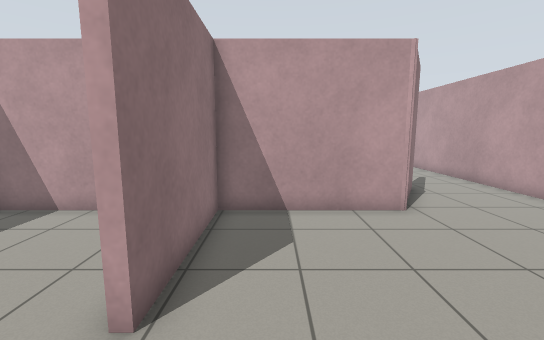
[1] (above)

17 first-person views from a walk through a robot-simulator world made for Gazebo. The camera is 1.2 m above the floor, tilts 8° down and sees 90° across. The floor is counted in squares, 0.5 m on a side. Each view is taken from the middle of a square. On the plan, view 1 faces up. The plan holds only what a view shows up to about 17 squares ahead; the rest is blank.

[2]
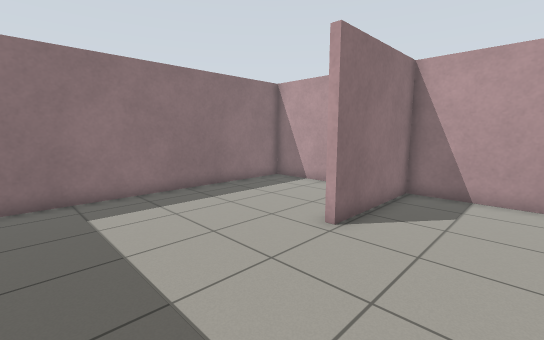

[3]
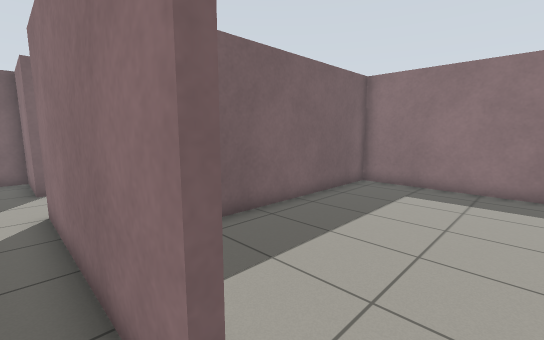

[4]
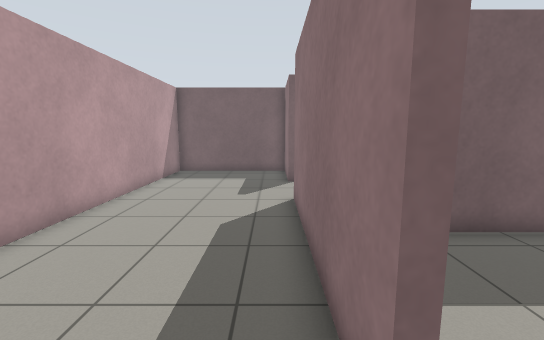

[5]
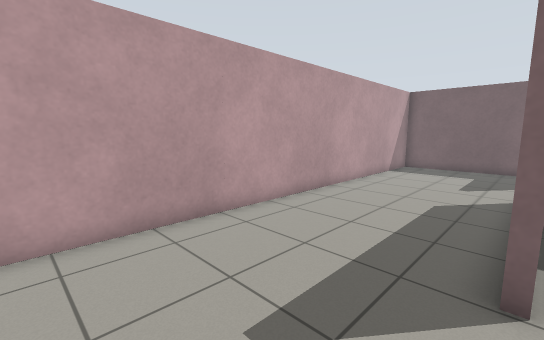

[6]
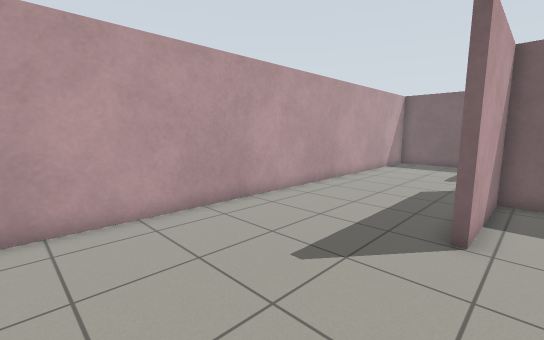

[7]
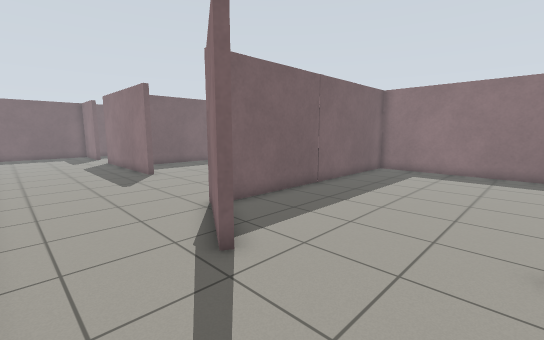

[8]
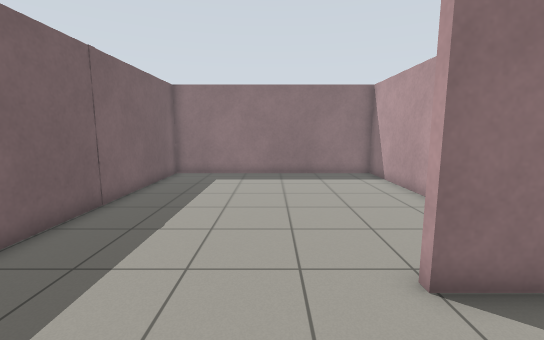

[9]
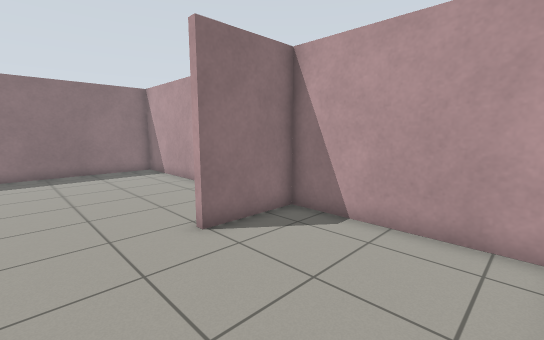

[10]
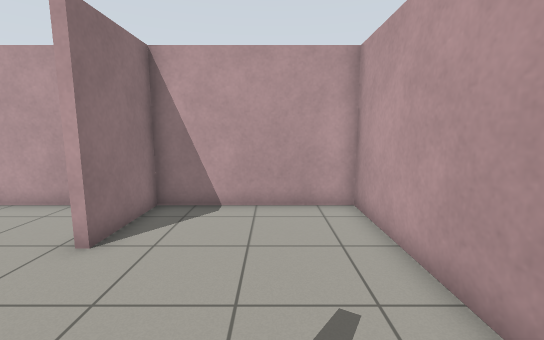

[11]
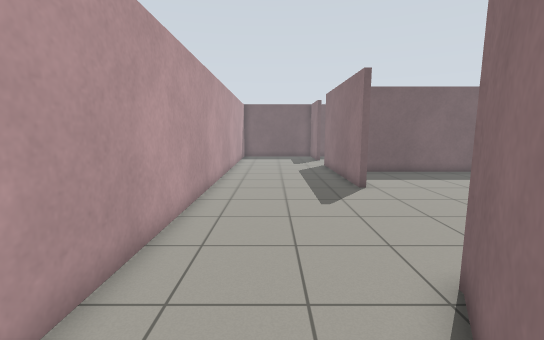

[12]
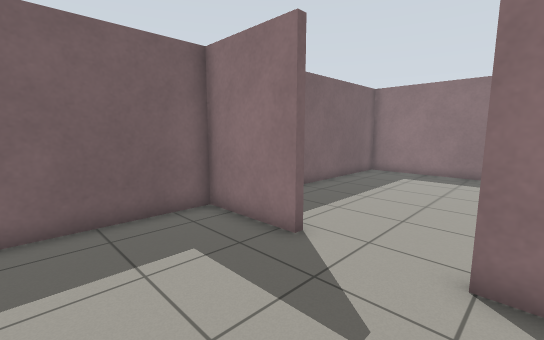

[13]
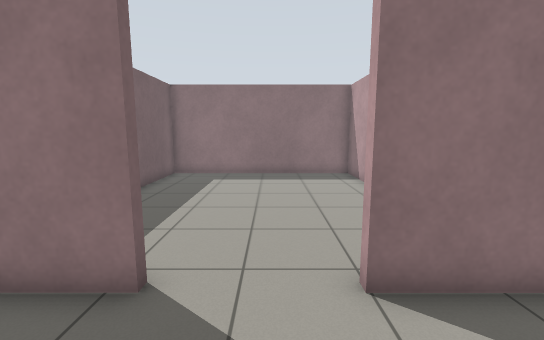

[14]
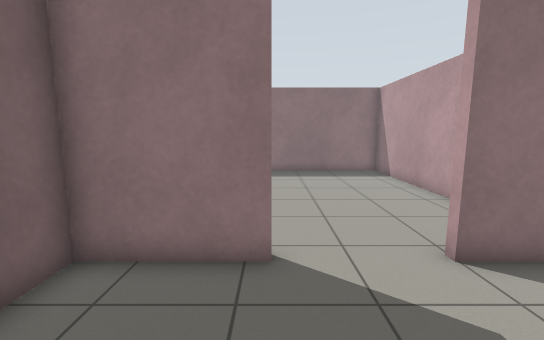

[15]
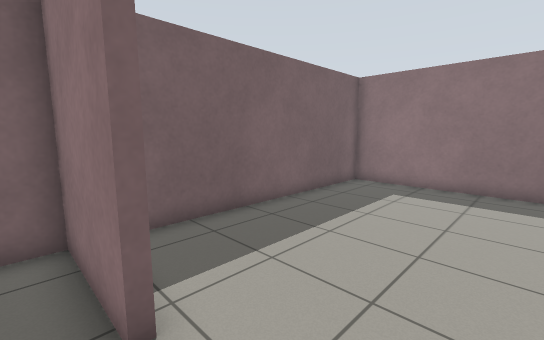

[16]
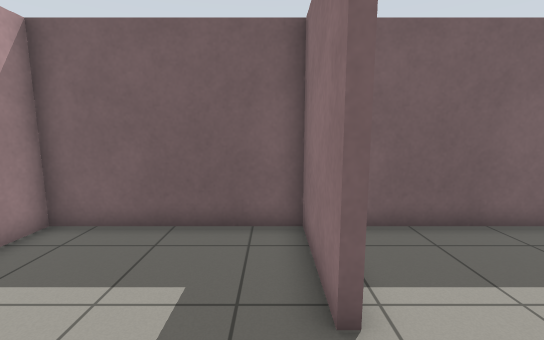

[17]
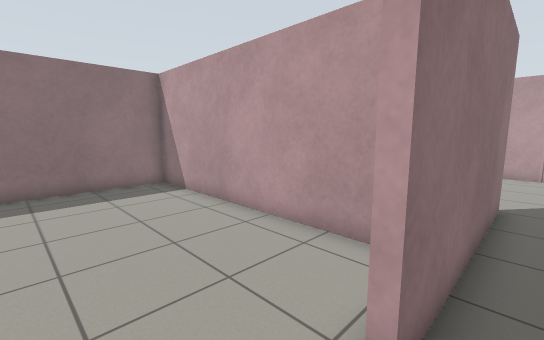

### Floor plan
Points are (right, up) in squares from view 1. A wall is a line through its corners. A room is listed if a view was taken in it or the views show most of it. See-through windows are left out.
Room 1 (views 1, 2)
walls: (-5.2, 8.1) (-8.7, 8.1) (-8.7, -4.3) (2.9, -4.3) (2.9, 0.5)
ways out: opening at (0, 1.6) to room 2
Room 2 (views 3, 4, 5, 6, 12, 13, 14, 15, 16, 17)
walls: (3.2, 0.5) (3.2, -7.6); (3.2, -11) (3.2, -14.7) (9.7, -14.7) (9.7, 9.5); (6.1, 11.6) (4.1, 8.1) (-1.7, 8.1) (-1.7, 2.9)
ways out: opening at (0, 1.6) to room 1; opening at (8, 9.3) to room 3; opening at (3, -9.5) to room 4
Room 3 (views 7, 8, 9, 10, 11)
walls: (0.4, 19.7) (-8.7, 19.7) (-8.7, 8.4) (3.4, 8.4); (9.7, 9.5) (9.7, 19.7) (3.2, 19.7) (3.2, 16.3)
ways out: opening at (8, 9.3) to room 2
Room 4 (no view inside)
walls: (1.6, -4.6) (-8.7, -4.6) (-8.7, -14.7) (1.6, -14.7)
ways out: opening at (3, -9.5) to room 2

Positions as (right, up) in squares from view 1, and headings:
1: (0, 0), facing up
2: (2, -3), facing up-left
3: (4, 2), facing down-left
4: (4, 2), facing down
5: (3, 5), facing down-right
6: (2, 7), facing down-right
7: (9, 16), facing down-left
8: (7, 14), facing left
9: (9, 13), facing up-left
10: (7, 11), facing up
11: (7, 12), facing down
12: (8, -7), facing down-left
13: (7, -9), facing left
14: (8, -11), facing left
15: (4, -8), facing down-left
16: (4, -8), facing down
17: (4, -10), facing up-left
